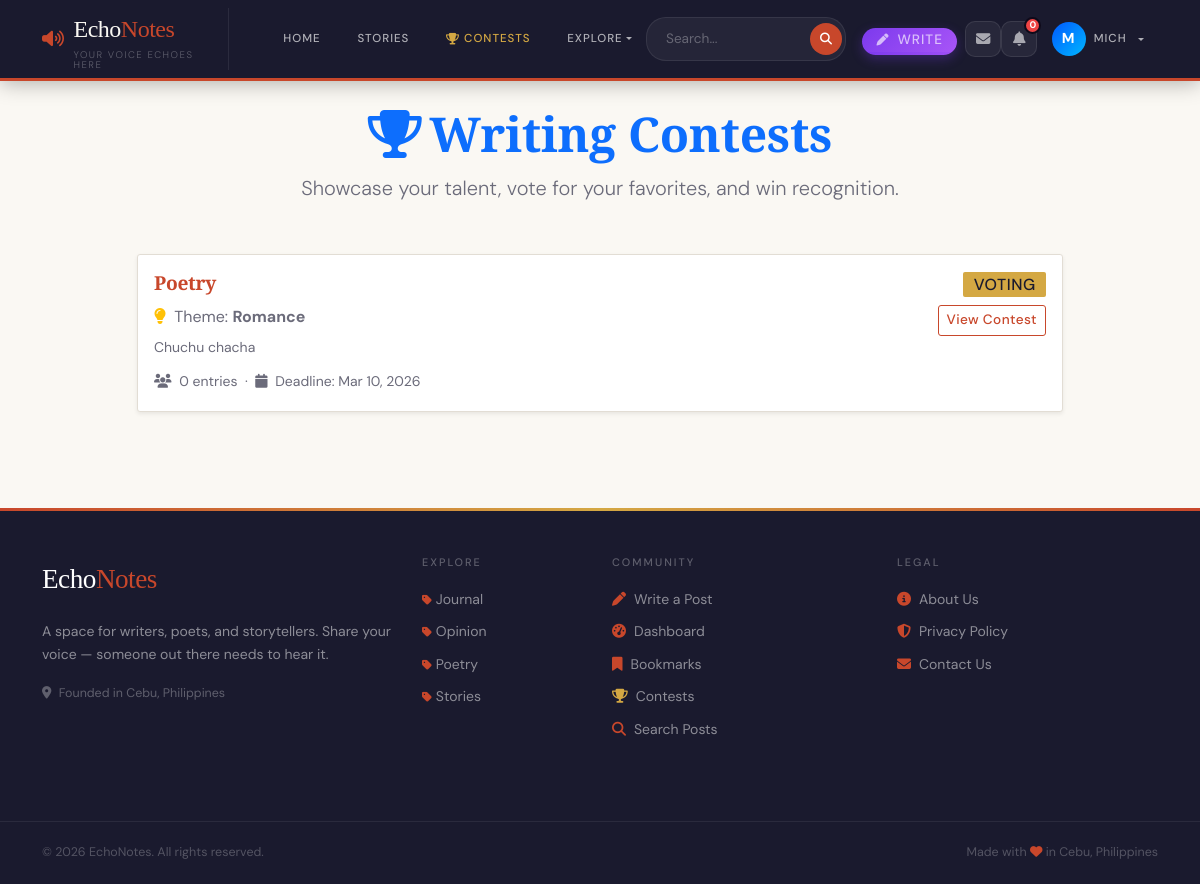
/contests/ (signed in), run on the app's committed database.
### blog/models.py (models this page shows, shortened)
class Contest(models.Model):
    STATUS_OPEN = 'open'
    STATUS_VOTING = 'voting'
    STATUS_CLOSED = 'closed'
    STATUS_CHOICES = [
        (STATUS_OPEN, 'Open for Submissions'),
        (STATUS_VOTING, 'Voting Phase'),
        (STATUS_CLOSED, 'Closed'),
    ]
    title = models.CharField(max_length=200)
    description = models.TextField()
    theme = models.CharField(max_length=200)
    created_by = models.ForeignKey(User, on_delete=models.CASCADE, related_name='contests_created')
    status = models.CharField(max_length=10, choices=STATUS_CHOICES, default=STATUS_OPEN)
    start_date = models.DateTimeField(default=timezone.now)
    submission_deadline = models.DateTimeField()
    voting_deadline = models.DateTimeField()
    winner = models.ForeignKey('ContestEntry', on_delete=models.SET_NULL, null=True, blank=True, related_name='won_contest')
    created_date = models.DateTimeField(default=timezone.now)
    class Meta:
        ordering = ['-created_date']
    def total_entries(self):
        return self.entries.count()

class Category(models.Model):
    name = models.CharField(max_length=100, unique=True)
    slug = models.SlugField(max_length=100, unique=True)
    description = models.TextField(blank=True)
    class Meta:
        verbose_name_plural = 'Categories'
        ordering = ['name']

### blog/views.py (the view)
# urls.py: path('contests/', views.contest_list, name='contest-list'),
def contest_list(request):
    contests = Paginator(Contest.objects.all().order_by('-created_date'), 10).get_page(request.GET.get('page'))
    return render(request, 'contest_list.html', {'contests': contests})

### blog/context_processors.py (called while the page is built)
def categories(request):
    from .models import Category
    return {'categories': Category.objects.all()}

### blog/templates/contest_list.html (shortened to what this page needs)
{% extends 'base.html' %}
{% block content %}
<div class="container py-4">
    <div class="row">
        <div class="col-lg-10 mx-auto">
            <div class="text-center mb-5">
                <h1 class="display-5 fw-bold text-primary">
                    <i class="fas fa-trophy me-2"></i>Writing Contests
                </h1>
                <p class="lead text-muted">Showcase your talent, vote for your favorites, and win recognition.</p>
            </div>
            {% for contest in contests %}
            <div class="card shadow-sm mb-4">
                <div class="card-body">
                    <div class="d-flex justify-content-between align-items-start flex-wrap gap-2">
                        <div>
                            <h4>
                                <a href="{% url 'contest-detail' contest.pk %}" class="text-decoration-none">
                                    {{ contest.title }}
                                </a>
                            </h4>
                            <p class="text-muted mb-1">
                                <i class="fas fa-lightbulb text-warning me-1"></i>
                                Theme: <strong>{{ contest.theme }}</strong>
                            </p>
                            <p class="text-muted small mb-2">{{ contest.description|truncatewords:30 }}</p>
                            <small class="text-muted">
                                <i class="fas fa-users me-1"></i> {{ contest.total_entries }} entries
                                &nbsp;·&nbsp;
                                <i class="fas fa-calendar me-1"></i>
                                Deadline: {{ contest.submission_deadline|date:"M d, Y" }}
                            </small>
                        </div>
                        <div class="text-end">
                            {% if contest.status == 'open' %}
                                <span class="badge bg-success fs-6 mb-2">Open</span>
                            {% elif contest.status == 'voting' %}
                                <span class="badge bg-warning text-dark fs-6 mb-2">Voting</span>
                            {% else %}
                                <span class="badge bg-secondary fs-6 mb-2">Closed</span>
                            {% endif %}
                            <br>
                            <a href="{% url 'contest-detail' contest.pk %}" class="btn btn-outline-primary btn-sm">
                                View Contest
                            </a>
                        </div>
                    </div>
                </div>
            </div>
            {% empty %}
            <div class="text-center py-5">
                <i class="fas fa-trophy fa-4x text-muted mb-3"></i>
                <p class="lead text-muted">No contests yet. Check back soon!</p>
            </div>
            {% endfor %}
        </div>
    </div>
</div>
{% endblock %}

### blog/templates/base.html (shortened to what this page needs)
<!DOCTYPE html>
<html lang="en">
<head>
    <link href="https://cdn.jsdelivr.net/npm/bootstrap@5.3.0/dist/css/bootstrap.min.css" rel="stylesheet">
    <link rel="stylesheet" href="https://cdnjs.cloudflare.com/ajax/libs/font-awesome/6.4.0/css/all.min.css">
    {% load static %}
    <link rel="stylesheet" href="{% static 'css/style.css' %}?v=1.0.1">
<body>
<nav class="echonav navbar navbar-expand-lg">
    <div class="container">
        <a class="echo-brand" href="{% url 'landing' %}">
            <i class="fas fa-volume-up" style="color:var(--accent);font-size:1.1rem"></i>
            <div>
                Echo<span>Notes</span>
                <small>Your voice echoes here</small>
            </div>
        </a>
        <div class="collapse navbar-collapse" id="navbarNav">
            <ul class="navbar-nav me-auto mb-2 mb-lg-0 align-items-lg-center" style="gap: 0.5rem; margin-left: 1.5rem;">
                <li class="nav-item">
                    <a class="nav-link" href="{% url 'landing' %}">Home</a>
                </li>
                <li class="nav-item">
                    <a class="nav-link" href="{% url 'story-list' %}">Stories</a>
                </li>
                <li class="nav-item">
                    <a class="nav-link highlight" href="{% url 'contest-list' %}">
                        <i class="fas fa-trophy me-1" style="color:var(--gold)"></i>Contests
                    </a>
                </li>
                <li class="nav-item dropdown">
                    <a class="nav-link dropdown-toggle" href="#" id="exploreDropdown" role="button" data-bs-toggle="dropdown" aria-expanded="false">
                        Explore
                    </a>
                </li>
            </ul>
            <div class="d-flex align-items-lg-center gap-3">
                <form class="echo-search d-flex align-items-center m-0" action="{% url 'search' %}" method="GET" style="background: rgba(255,255,255,0.05); border-radius: 20px; padding: 3px; border: 1px solid rgba(255,255,255,0.08);">
                    <input type="search" name="q" placeholder="Search..." required class="border-0 bg-transparent text-white px-3" style="outline: none; font-size: 0.85rem; width: 160px;">
                    <button type="submit" class="border-0 rounded-circle d-flex justify-content-center align-items-center" style="background: var(--accent); width: 32px; height: 32px; color: white;"><i class="fas fa-search" style="font-size: 0.75rem;"></i></button>
                </form>
                <ul class="navbar-nav align-items-lg-center m-0">
                    {% if user.is_authenticated %}
                        <li class="nav-item me-2 d-none d-lg-block">
                            <a class="nav-link py-1 px-3 text-white" href="{% url 'create-post' %}" style="background: linear-gradient(135deg, #7c3aed, #a855f7); border-radius: 20px; font-size: 0.85rem; font-weight: 500; display: inline-flex; align-items: center; box-shadow: 0 4px 12px rgba(124,58,237,0.3);">
                                <i class="fas fa-pen me-2" style="font-size: 0.75rem;"></i> Write
                            </a>
                        </li>
                        {% if user.is_authenticated %}
                        <li class="nav-item">
                          <a href="{% url 'inbox' %}" class="notif-icon-btn" title="Messages" style="text-decoration:none">
                            <i class="fas fa-envelope"></i>
                          </a>
                        </li>
                        <li class="nav-item" style="position:relative">
                          <button id="notif-bell-btn" class="notif-icon-btn" title="Notifications">
                            <i class="fas fa-bell"></i>
                            <span id="notif-badge" class="notif-badge" style="display:none">0</span>
                          </button>
                        </li>
                        {% endif %}
                        <li class="nav-item dropdown">
                            <a class="nav-link dropdown-toggle d-flex align-items-center gap-2" href="#" id="profileDropdown" role="button" data-bs-toggle="dropdown" aria-expanded="false" style="padding: 0.2rem 1rem;">
                                <div class="rounded-circle d-flex justify-content-center align-items-center" style="width: 34px; height: 34px; background: linear-gradient(135deg,rgb(0, 89, 255),rgb(0, 183, 255)); color: white; font-weight: bold; font-size: 0.9rem;">
                                    {{ user.username|make_list|first|upper }}
                                </div>
                                <span class="d-none d-lg-block">{{ user.username }}</span>
                            </a>
                        </li>
                    {% endif %}
                </ul>
            </div>
        </div>
    </div>
</nav>
<main>
    {% block content %}{% endblock %}
</main>
<footer class="echo-footer mt-5">
    <div class="container py-5">
        <div class="row">
            <div class="col-lg-4 mb-4">
                <div class="echo-footer-brand mb-3">Echo<span>Notes</span></div>
                <p style="color:rgba(255,255,255,0.5);font-size:0.875rem;line-height:1.7">
                    A space for writers, poets, and storytellers.
                    Share your voice — someone out there needs to hear it.
                </p>
                <p style="color:rgba(255,255,255,0.3);font-size:0.78rem">
                    <i class="fas fa-map-marker-alt me-1"></i> Founded in Cebu, Philippines
                </p>
            </div>
            <div class="col-lg-2 col-md-4 mb-4">
    <h6>Explore</h6>
    <ul class="list-unstyled mb-0">
        {% for category in categories %}
            <li style="margin-bottom:0.5rem;">
                <a href="{% url 'category-posts' category.slug %}">
                    <i class="fas fa-tag me-1" style="font-size:0.7rem;color:var(--accent)"></i>{{ category.name }}
                </a>
            </li>
        {% empty %}
            <li><a href="{% url 'landing' %}">All Posts</a></li>
        {% endfor %}
    </ul>
    </div>
            <div class="col-lg-3 col-md-4 mb-4">
                <h6>Community</h6>
                {% if user.is_authenticated %}
                    <a href="{% url 'create-post' %}"><i class="fas fa-pen me-2" style="color:var(--accent)"></i>Write a Post</a>
                    <a href="{% url 'dashboard' %}"><i class="fas fa-tachometer-alt me-2" style="color:var(--accent)"></i>Dashboard</a>
                    <a href="{% url 'my-bookmarks' %}"><i class="fas fa-bookmark me-2" style="color:var(--accent)"></i>Bookmarks</a>
                    <a href="{% url 'contest-list' %}"><i class="fas fa-trophy me-2" style="color:var(--gold)"></i>Contests</a>
                {% endif %}
                <a href="{% url 'search' %}?q="><i class="fas fa-search me-2" style="color:var(--accent)"></i>Search Posts</a>
            </div>
            <div class="col-lg-3 col-md-4 mb-4">
                <h6>Legal</h6>
                <a href="{% url 'about' %}"><i class="fas fa-info-circle me-2" style="color:var(--accent)"></i>About Us</a>
                <a href="{% url 'privacy-policy' %}"><i class="fas fa-shield-alt me-2" style="color:var(--accent)"></i>Privacy Policy</a>
                <a href="{% url 'contact' %}"><i class="fas fa-envelope me-2" style="color:var(--accent)"></i>Contact Us</a>
            </div>
        </div>
    </div>
    <div class="echo-footer-bottom">
        <div class="container d-flex justify-content-between flex-wrap gap-2">
            <span>© {% now "Y" %} EchoNotes. All rights reserved.</span>
            <span>Made with <i class="fas fa-heart" style="color:var(--accent)"></i> in Cebu, Philippines</span>
        </div>
    </div>
</footer>
</body>
</html>

### blog/templates/base.html (style rules this page uses)
.notif-icon-btn { width: 36px; height: 36px; border-radius: 10px; background: rgba(255,255,255,0.06); border: 1px solid rgba(255,255,255,0.09); color: rgba(255,255,255,0.6); display: flex; align-items: center; justify-content: center; font-size: 0.9rem; cursor: pointer; position: relative; transition: all 0.18s; text-decoration: none; }
.notif-badge { position: absolute; top: -5px; right: -5px; min-width: 17px; height: 17px; border-radius: 50%; background: #ef4444; color: white; font-size: 0.6rem; font-weight: 700; font-family: 'DM Sans', sans-serif; display: flex !important; align-items: center; justify-content: center; border: 2px solid #0f0a1a; padding: 0 3px; }

### data on the page
Contest: title "Poetry", theme "Romance", description "Chuchu chacha", total_entries "0", submission_deadline "Mar 10, 2026", status "VOTING"
Category: name "Journal"
Category: name "Opinion"
Category: name "Poetry"
Category: name "Stories"

### other printed values
{{ user.username|make_list|first|upper }} "M"
{{ user.username }} "MICH"
